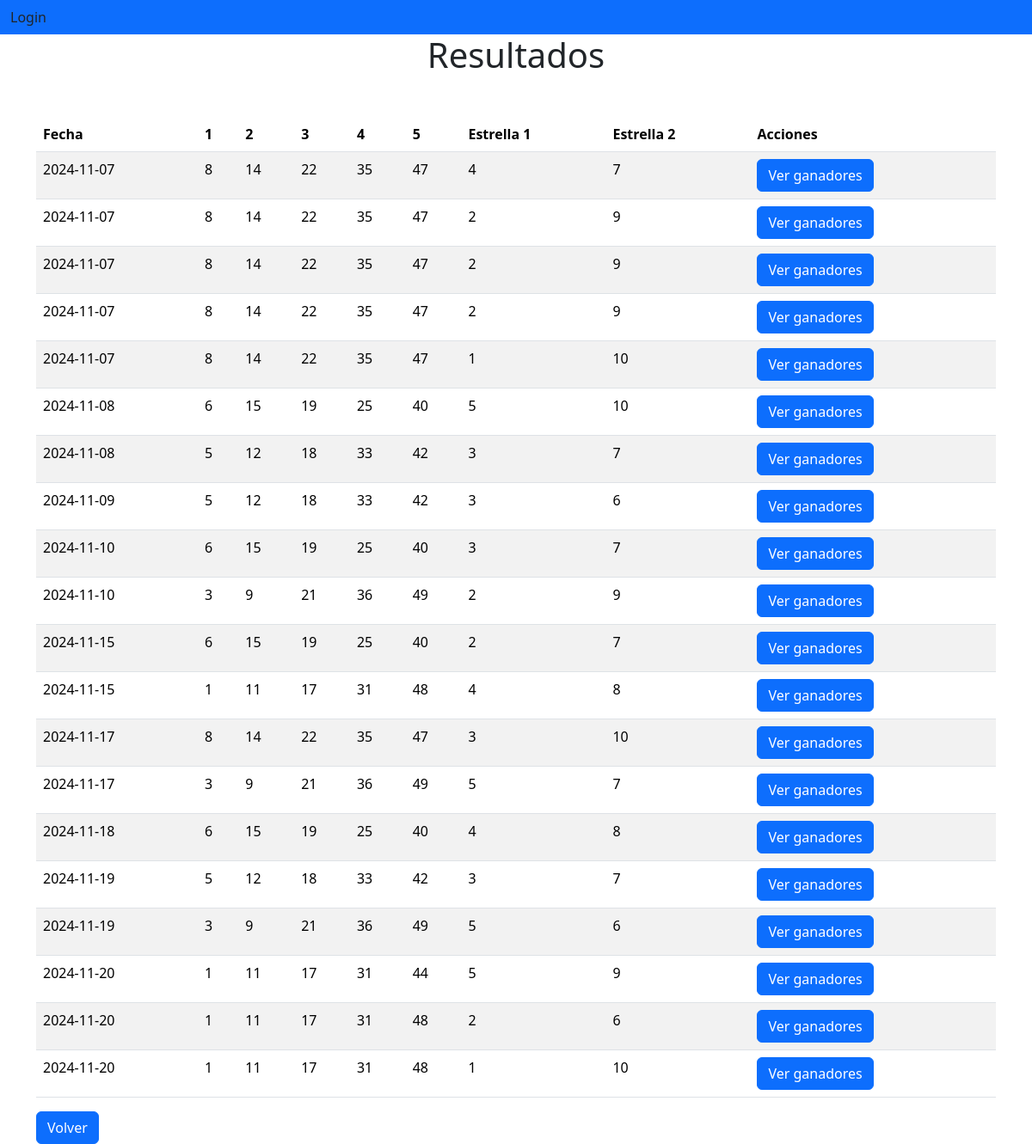
The page /result.php on the database its author committed.
### tables this page shows
CREATE TABLE `boletos` (
  `id` int NOT NULL,
  `username` varchar(50) NOT NULL,
  `numeros` varchar(20) NOT NULL,
  `estrellas` varchar(5) NOT NULL,
  `fecha_sorteo` date NOT NULL
);

### html/functions/functionsBonoloto.php (called while the page is built)
<?php
function getLotteryList($pdo){
    $query = "SELECT id, username, numeros, estrellas, fecha_sorteo FROM boletos ORDER BY fecha_sorteo";
    $statement = $pdo -> prepare($query);
    $statement -> execute();
    return $statement -> fetchAll();
}

### html/result.php (the view, shortened to what this page needs)
<?php
require_once("layout/header.php");
require_once("Database.php");
require_once("functions/functionsBonoloto.php");
$bonolotoNums = getLotteryList($pdo);
?>
<h1 class="text-center">Resultados</h1>
<div class="container mt-5">
    <table class="table table-striped">
        <thead>
            <tr>
                <th>Fecha</th>
                <th>1</th>
                <th>2</th>
                <th>3</th>
                <th>4</th>
                <th>5</th>
                <th>Estrella 1</th>
                <th>Estrella 2</th>
                <th>Acciones</th>
            </tr>
        </thead>
        <tbody>
                <?php
                foreach ($bonolotoNums as $key => $value) {
                    $number = $bonolotoNums[$key]['numeros'];
                    $numbers= explode(",", $number);
                    $stars = $bonolotoNums[$key]['estrellas'];
                    $separatedStars = explode(",", $stars);
                    echo "
                <tr>
                    <td>{$value['fecha_sorteo']}</td>
                    <td>{$numbers[0]}</td>
                    <td>{$numbers[1]}</td>
                    <td>{$numbers[2]}</td>
                    <td>{$numbers[3]}</td>
                    <td>{$numbers[4]}</td>
                    <td>{$separatedStars[0]} </td>
                    <td>{$separatedStars[1]} </td>
                    <td>
                <form action='showWinner.php' method='POST' class='row g-2 align-items-center'>
                    <div class='col-auto'>
                        <input type='hidden' name='hiddenId' value='{$value['fecha_sorteo']}'>
                        <button type='submit' name='postBtn' class='btn btn-primary'>Ver ganadores</button>
                    </div>
                </form>
                </td>
                </tr>
                ";
                }
                ?>
        </tbody>
    </table>
    <a href="index.php" class="btn btn-primary"><span class="glyphicon glyphicon-th-list"></span>Volver</a>
</div>
<?php
require_once("layout/footer.php");
?>

### html/layout/header.php (shortened to what this page needs)
<!DOCTYPE html>
<html lang="es">
<?php
    $url = str_replace($_SERVER['DOCUMENT_ROOT'],"",__DIR__);
?>
<head>
    <link rel="stylesheet" href="<?php echo $url . "/../bootstrap-5.3.3-dist/css/bootstrap.min.css";?>">
</head>
<nav class="navbar navbar-dark bg-primary">
    <div class="container-fluid">
        <?php if (!isset($_SESSION["user"])) { ?>
            <a class="nav-link" href="<?php echo $url . "/../user/login.php"; ?>">Login</a>
        <?php
            } else { ?>
             <a class="nav-link" href="<?php echo $url . "/../user/user.php"; ?>">Editar</a>
             <a class="nav-link" href="<?php echo $url . "/../user/logout.php"; ?>">Logout</a>
        <?php } ?>
    </div>
</nav>

### html/layout/footer.php (shortened to what this page needs)
</body>
</html>

### rows shown on the page
boletos: fecha_sorteo "2024-11-07", numeros "8", numeros "14", numeros "22", numeros "35", numeros "47", estrellas "4", estrellas "7"
boletos: fecha_sorteo "2024-11-07", numeros "8", numeros "14", numeros "22", numeros "35", numeros "47", estrellas "2", estrellas "9"
boletos: fecha_sorteo "2024-11-07", numeros "8", numeros "14", numeros "22", numeros "35", numeros "47", estrellas "2", estrellas "9"
boletos: fecha_sorteo "2024-11-07", numeros "8", numeros "14", numeros "22", numeros "35", numeros "47", estrellas "2", estrellas "9"
boletos: fecha_sorteo "2024-11-07", numeros "8", numeros "14", numeros "22", numeros "35", numeros "47", estrellas "1", estrellas "10"
boletos: fecha_sorteo "2024-11-08", numeros "6", numeros "15", numeros "19", numeros "25", numeros "40", estrellas "5", estrellas "10"
boletos: fecha_sorteo "2024-11-08", numeros "5", numeros "12", numeros "18", numeros "33", numeros "42", estrellas "3", estrellas "7"
boletos: fecha_sorteo "2024-11-09", numeros "5", numeros "12", numeros "18", numeros "33", numeros "42", estrellas "3", estrellas "6"
boletos: fecha_sorteo "2024-11-10", numeros "6", numeros "15", numeros "19", numeros "25", numeros "40", estrellas "3", estrellas "7"
boletos: fecha_sorteo "2024-11-10", numeros "3", numeros "9", numeros "21", numeros "36", numeros "49", estrellas "2", estrellas "9"
boletos: fecha_sorteo "2024-11-15", numeros "6", numeros "15", numeros "19", numeros "25", numeros "40", estrellas "2", estrellas "7"
boletos: fecha_sorteo "2024-11-15", numeros "1", numeros "11", numeros "17", numeros "31", numeros "48", estrellas "4", estrellas "8"
boletos: fecha_sorteo "2024-11-17", numeros "8", numeros "14", numeros "22", numeros "35", numeros "47", estrellas "3", estrellas "10"
boletos: fecha_sorteo "2024-11-17", numeros "3", numeros "9", numeros "21", numeros "36", numeros "49", estrellas "5", estrellas "7"
boletos: fecha_sorteo "2024-11-18", numeros "6", numeros "15", numeros "19", numeros "25", numeros "40", estrellas "4", estrellas "8"
boletos: fecha_sorteo "2024-11-19", numeros "5", numeros "12", numeros "18", numeros "33", numeros "42", estrellas "3", estrellas "7"
boletos: fecha_sorteo "2024-11-19", numeros "3", numeros "9", numeros "21", numeros "36", numeros "49", estrellas "5", estrellas "6"
boletos: fecha_sorteo "2024-11-20", numeros "1", numeros "11", numeros "17", numeros "31", numeros "44", estrellas "5", estrellas "9"
boletos: fecha_sorteo "2024-11-20", numeros "1", numeros "11", numeros "17", numeros "31", numeros "48", estrellas "2", estrellas "6"
boletos: fecha_sorteo "2024-11-20", numeros "1", numeros "11", numeros "17", numeros "31", numeros "48", estrellas "1", estrellas "10"
